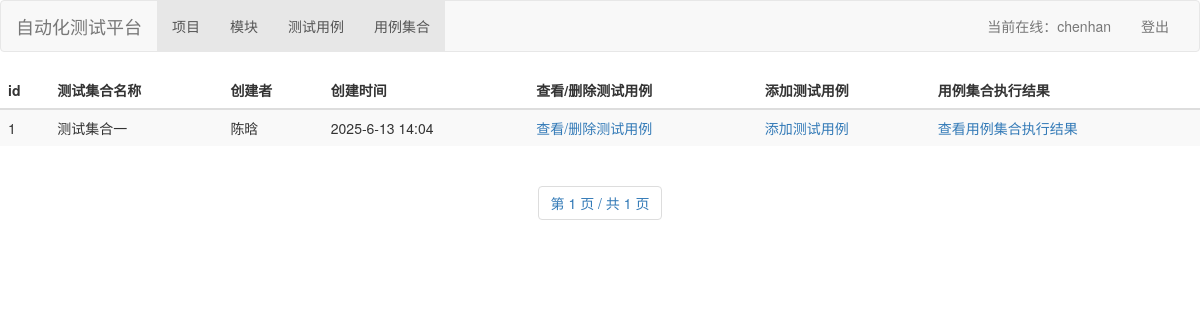
Screenshot of /case_suite/ (signed in) with the database file from the repository.
### interfacetestplatform/models.py (models this page shows)
class CaseSuite(models.Model):
    id = models.AutoField(primary_key=True)
    suite_desc = models.CharField('用例集合描述',max_length=100,blank=True,null=True)
    if_execute = models.CharField('是否执行',max_length=100,null=False,default=0,help_text='0:执行，1：不执行')
    test_case_model =models.CharField('测试执行模式',max_length=100,blank=True,null=True,help_text='data/keyword')
    creator = models.CharField('创建人',max_length=50,blank=True,null=True)
    create_time =models.DateTimeField('创建时间',auto_now=True)
    class Meta:
        verbose_name = '用例集合表'
        verbose_name_plural = '用例集合表'

### interfacetestplatform/views.py (the view)
# urls.py: path('case_suite/',views.test_suite,name="case_suite"),
@login_required
def test_suite(request):
    case_suites = CaseSuite.objects.filter().order_by('-create_time')
    return render(request,'case_suite.html',{'case_suites': get_paginator(request, case_suites)})

### interfacetestplatform/views.py (called while the page is built)
def get_paginator(request,data):
    paginator = Paginator(data, 10)
    page = request.GET.get('page')
    try:
        paginator_pages = paginator.page(page)
    except PageNotAnInteger:
        paginator_pages = paginator.page(1)
    except InvalidPage:
        return redirect('/')
    except:
        return redirect('/')
    return paginator_pages

### interfacetestplatform/templates/case_suite.html (shortened to what this page needs)
{% extends 'base.html' %}
{% load static %}
{% block content %}
<form action="" method="POST">
    <div class="table-responsive">
        <table class="table table-striped">
            <thead>
            <tr>
                <th>id</th>
                <th>测试集合名称</th>
                <th>创建者</th>
                <th>创建时间</th>
                <th>查看/删除测试用例</th>
                <th>添加测试用例</th>
                <th>用例集合执行结果</th>
            </tr>
            </thead>
            <tbody>
            {% for case_suite in case_suites %}
            <tr>
                <td>{{ case_suite.id }}</td>
                <td>{{ case_suite.suite_desc }}</td>
                <td>{{ case_suite.creator }}</td>
                <td>{{ case_suite.create_time|date:"Y-n-d H:i" }}</td>
                <td><a href="{% url 'show_and_delete_case_in_suite' case_suite.id %}">查看/删除测试用例</a></td>
                <td><a href="{% url 'add_case_in_suite' case_suite.id %}">添加测试用例</a></td>
                <td><a href="">查看用例集合执行结果</a></td>
            </tr>
            {% endfor %}
            </tbody>
        </table>
    </div>
</form>
<div id="pages" class="text-center">
    <nav>
        <ul class="pagination">
            <li class="step-links">
                <span class="current">
                    第 {{ case_suites.number }} 页 / 共 {{ case_suites.paginator.num_pages }} 页</span>
            </li>
        </ul>
    </nav>
</div>
{% endblock %}

### interfacetestplatform/templates/base.html (shortened to what this page needs)
<!DOCTYPE html>
<html lang="zh-CN">
{% load static %}
<head>
    <link href="{% static 'bootstrap/css/bootstrap.min.css' %}" rel="stylesheet">
</head>
<body>
<nav class="navbar navbar-default">
    <div class="container-fluid">
        <div class="navbar-header">
            <a class="navbar-brand" href="/">自动化测试平台</a>
        </div>
        <div class="collapse navbar-collapse" id="my-nav">
            <ul class="nav navbar-nav">
                <li class="active"><a href="/project/">项目</a></li>
                <li class="active"><a href="/module/">模块</a></li>
                <li class="active"><a href="/test_case/">测试用例</a></li>
                <li class="active"><a href="/case_suite/">用例集合</a></li>
            </ul>
            <ul class="nav navbar-nav navbar-right">
                {% if request.user.is_authenticated %}
                <li><a href="#">当前在线：{{ request.user.username }}</a></li>
                <li><a href="/logout">登出</a></li>
                {% else %}
                <li><a href="/login">登录</a></li>
                {% endif %}
            </ul>
        </div>
    </div>
</nav>
{% block content %}{% endblock %}
</body>
</html>

### rows the page displays
CaseSuite: id "1", suite_desc "测试集合一", creator "陈晗", create_time "2025-6-13 14:04"

### other values shown
{{ request.user.username }} "chenhan"
{{ case_suites.number }} "1"
{{ case_suites.paginator.num_pages }} "1"
